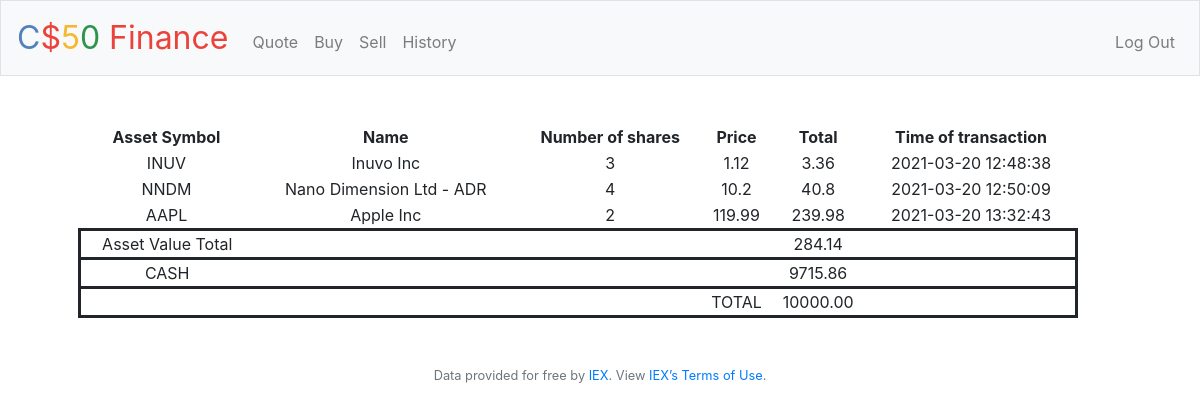
The page / (signed in) on the database its author committed.
### tables this page shows
CREATE TABLE buys (buy_id INTEGER PRIMARY KEY, user_id INTEGER NOT NULL,name TEXT NOT NULL, symbol TEXT NOT NULL, shares NUMERIC NOT NULL,price NUMERIC NOT NULL,total NUMERIC NOT NULL, time TEXT DEFAULT current_timestamp);

### app.py (the view)
@app.route("/")
@login_required
def index():
    dbcon =connect("finance.db")
    print("Opened database successfully");
    db=dbcon.cursor()
    user_id=session["user_id"]
    db.execute("SELECT symbol,name,shares,price,total,time FROM buys WHERE user_id=? AND shares!=0", str(user_id))
    rows=db.fetchall()
    db.execute("SELECT total FROM buys WHERE user_id=?",str(user_id))
    total=db.fetchall()
    totalval=0
    db.execute("SELECT cash FROM users WHERE id=?", str(user_id))
    cashval=db.fetchall()
    CASH=cashval[0][0]
    for i in total:
        totalval=totalval+i[0]
    totalval1="{:.2f}".format(totalval)
    TOTAL=totalval+CASH
    TOTAL1="{:.2f}".format(TOTAL)
    CASH1="{:.2f}".format(CASH)
    return render_template("index.html",rows=rows,totalval=totalval1,CASH=CASH1,TOTAL=TOTAL1)

### app.py (called while the page is built)
@app.after_request
def after_request(response):
    response.headers["Cache-Control"] = "no-cache, no-store, must-revalidate"
    response.headers["Expires"] = 0
    response.headers["Pragma"] = "no-cache"
    return response

### helpers.py (called while the page is built)
def login_required(f):
    @wraps(f)
    def decorated_function(*args, **kwargs):
        if session.get("user_id") is None:
            return redirect("/login")
        return f(*args, **kwargs)
    return decorated_function

### templates/index.html
{% extends "layout.html" %}
{% block main %}
    <div>
        <table style="width:1000px">
            <thead>
                <tr>
                    <th>Asset Symbol</th>
                    <th>Name</th>
                    <th>Number of shares</th>
                    <th>Price</th>
                    <th>Total</th>
                    <th>Time of transaction</th>
                </tr>
            </thead>
            <tbody>
                {% for row in rows %}
                    <tr>
                        {% for item in row %}
                            <td>{{item}}</td>
                        {% endfor %}
                    </tr>
                {% endfor %}
                <tr style="border:solid">
                    <td>Asset Value Total</td>
                    <td></td>
                    <td></td>
                    <td></td>
                    <td>{{ totalval }}</td>
                    <td></td>
                </tr>
                <tr style="border:solid">
                    <td>CASH</td>
                    <td></td>
                    <td></td>
                    <td></td>
                    <td>{{ CASH }}</td>
                    <td></td>
                </tr>
                <tr style="border:solid">
                    <td></td>
                    <td></td>
                    <td></td>
                    <td>TOTAL</td>
                    <td>{{ TOTAL }}</td>
                    <td></td>
                </tr>
            </tbody>
        </table>
    </div>
{% endblock %}

### rows shown on the page
buys: symbol "INUV", name "Inuvo Inc", row "3", price "1.12", total "3.36", time "2021-03-20 12:48:38"
buys: symbol "NNDM", name "Nano Dimension Ltd - ADR", row "4", price "10.2", total "40.8", time "2021-03-20 12:50:09"
buys: symbol "AAPL", name "Apple Inc", row "2", price "119.99", total "239.98", time "2021-03-20 13:32:43"

### other values the page prints
{{ totalval }} "284.14"
{{ CASH }} "9715.86"
{{ TOTAL }} "10000.00"
